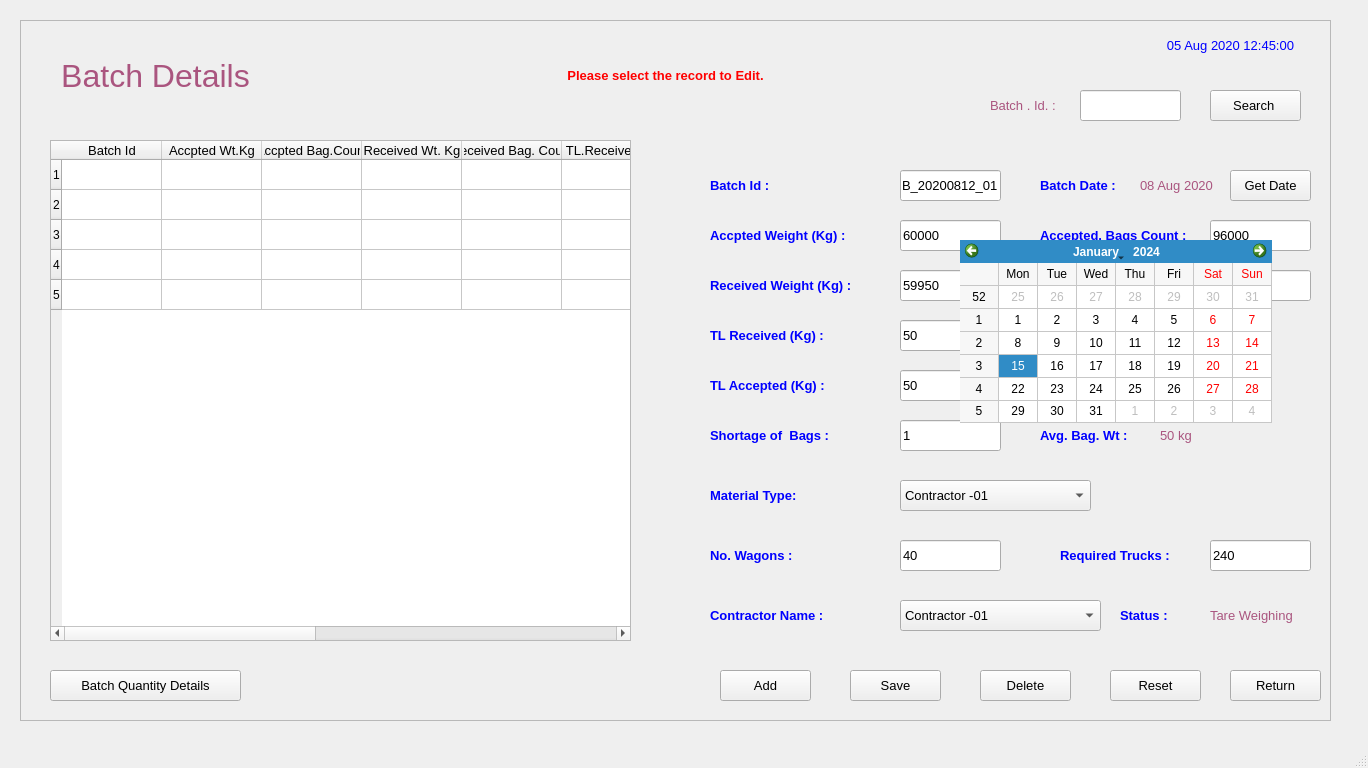
<?xml version="1.0" encoding="UTF-8"?>
<ui version="4.0">
 <class>MainWindow</class>
 <widget class="QMainWindow" name="MainWindow">
  <property name="geometry">
   <rect>
    <x>0</x>
    <y>0</y>
    <width>1368</width>
    <height>768</height>
   </rect>
  </property>
  <property name="baseSize">
   <size>
    <width>0</width>
    <height>0</height>
   </size>
  </property>
  <property name="windowTitle">
   <string>MainWindow</string>
  </property>
  <widget class="QWidget" name="centralwidget">
   <widget class="QFrame" name="frame">
    <property name="geometry">
     <rect>
      <x>20</x>
      <y>20</y>
      <width>1311</width>
      <height>701</height>
     </rect>
    </property>
    <property name="frameShape">
     <enum>QFrame::StyledPanel</enum>
    </property>
    <property name="frameShadow">
     <enum>QFrame::Raised</enum>
    </property>
    <widget class="QLabel" name="label">
     <property name="geometry">
      <rect>
       <x>10</x>
       <y>30</y>
       <width>251</width>
       <height>51</height>
      </rect>
     </property>
     <property name="font">
      <font>
       <pointsize>24</pointsize>
      </font>
     </property>
     <property name="styleSheet">
      <string notr="true">color: rgb(170, 85, 127);</string>
     </property>
     <property name="text">
      <string>Batch Details</string>
     </property>
     <property name="alignment">
      <set>Qt::AlignCenter</set>
     </property>
    </widget>
    <widget class="QLabel" name="label_20">
     <property name="geometry">
      <rect>
       <x>1120</x>
       <y>10</y>
       <width>181</width>
       <height>31</height>
      </rect>
     </property>
     <property name="font">
      <font>
       <family>MS Shell Dlg 2</family>
       <pointsize>10</pointsize>
       <weight>50</weight>
       <bold>false</bold>
       <underline>false</underline>
      </font>
     </property>
     <property name="styleSheet">
      <string notr="true">color: rgb(0, 0, 255);</string>
     </property>
     <property name="text">
      <string>05 Aug 2020 12:45:00</string>
     </property>
     <property name="alignment">
      <set>Qt::AlignCenter</set>
     </property>
    </widget>
    <widget class="QPushButton" name="pushButton_2">
     <property name="geometry">
      <rect>
       <x>700</x>
       <y>650</y>
       <width>91</width>
       <height>31</height>
      </rect>
     </property>
     <property name="font">
      <font>
       <pointsize>10</pointsize>
      </font>
     </property>
     <property name="text">
      <string>Add</string>
     </property>
    </widget>
    <widget class="QPushButton" name="pushButton_3">
     <property name="geometry">
      <rect>
       <x>830</x>
       <y>650</y>
       <width>91</width>
       <height>31</height>
      </rect>
     </property>
     <property name="font">
      <font>
       <pointsize>10</pointsize>
      </font>
     </property>
     <property name="text">
      <string>Save</string>
     </property>
    </widget>
    <widget class="QTableWidget" name="tableWidget">
     <property name="geometry">
      <rect>
       <x>30</x>
       <y>120</y>
       <width>581</width>
       <height>501</height>
      </rect>
     </property>
     <row>
      <property name="text">
       <string>1</string>
      </property>
     </row>
     <row>
      <property name="text">
       <string>2</string>
      </property>
     </row>
     <row>
      <property name="text">
       <string>3</string>
      </property>
     </row>
     <row>
      <property name="text">
       <string>4</string>
      </property>
     </row>
     <row>
      <property name="text">
       <string>5</string>
      </property>
     </row>
     <column>
      <property name="text">
       <string>Batch Id</string>
      </property>
      <property name="font">
       <font>
        <pointsize>10</pointsize>
       </font>
      </property>
     </column>
     <column>
      <property name="text">
       <string>Accpted Wt.Kg</string>
      </property>
      <property name="font">
       <font>
        <pointsize>10</pointsize>
       </font>
      </property>
     </column>
     <column>
      <property name="text">
       <string>Accpted Bag.Count</string>
      </property>
      <property name="font">
       <font>
        <pointsize>10</pointsize>
       </font>
      </property>
     </column>
     <column>
      <property name="text">
       <string>Received Wt. Kg</string>
      </property>
      <property name="font">
       <font>
        <pointsize>10</pointsize>
       </font>
      </property>
     </column>
     <column>
      <property name="text">
       <string>Received Bag. Count</string>
      </property>
      <property name="font">
       <font>
        <pointsize>10</pointsize>
       </font>
      </property>
     </column>
     <column>
      <property name="text">
       <string>TL.Received Kg</string>
      </property>
      <property name="font">
       <font>
        <pointsize>10</pointsize>
       </font>
      </property>
     </column>
     <column>
      <property name="text">
       <string>TL.Received %</string>
      </property>
      <property name="font">
       <font>
        <pointsize>10</pointsize>
       </font>
      </property>
     </column>
     <column>
      <property name="text">
       <string>TL Accpted Kg</string>
      </property>
      <property name="font">
       <font>
        <pointsize>10</pointsize>
       </font>
      </property>
     </column>
     <column>
      <property name="text">
       <string>TL Accpted %</string>
      </property>
      <property name="font">
       <font>
        <pointsize>10</pointsize>
       </font>
      </property>
     </column>
     <column>
      <property name="text">
       <string>Material Type</string>
      </property>
      <property name="font">
       <font>
        <pointsize>10</pointsize>
       </font>
      </property>
     </column>
     <column>
      <property name="text">
       <string>No. Wagons</string>
      </property>
      <property name="font">
       <font>
        <pointsize>10</pointsize>
       </font>
      </property>
     </column>
     <item row="0" column="0">
      <property name="text">
       <string/>
      </property>
      <property name="font">
       <font>
        <pointsize>10</pointsize>
       </font>
      </property>
     </item>
     <item row="0" column="1">
      <property name="font">
       <font>
        <pointsize>10</pointsize>
       </font>
      </property>
     </item>
     <item row="0" column="2">
      <property name="font">
       <font>
        <pointsize>10</pointsize>
       </font>
      </property>
     </item>
     <item row="0" column="3">
      <property name="font">
       <font>
        <pointsize>10</pointsize>
       </font>
      </property>
     </item>
     <item row="0" column="4">
      <property name="font">
       <font>
        <pointsize>10</pointsize>
       </font>
      </property>
     </item>
     <item row="0" column="5">
      <property name="font">
       <font>
        <pointsize>10</pointsize>
       </font>
      </property>
     </item>
     <item row="0" column="6">
      <property name="font">
       <font>
        <pointsize>10</pointsize>
       </font>
      </property>
     </item>
     <item row="0" column="7">
      <property name="font">
       <font>
        <pointsize>10</pointsize>
       </font>
      </property>
     </item>
     <item row="0" column="8">
      <property name="font">
       <font>
        <pointsize>10</pointsize>
       </font>
      </property>
     </item>
     <item row="0" column="9">
      <property name="font">
       <font>
        <pointsize>10</pointsize>
       </font>
      </property>
     </item>
     <item row="0" column="10">
      <property name="font">
       <font>
        <pointsize>10</pointsize>
       </font>
      </property>
     </item>
    </widget>
    <widget class="QLabel" name="label_21">
     <property name="geometry">
      <rect>
       <x>480</x>
       <y>30</y>
       <width>331</width>
       <height>51</height>
      </rect>
     </property>
     <property name="font">
      <font>
       <family>MS Sans Serif</family>
       <pointsize>10</pointsize>
       <weight>75</weight>
       <bold>true</bold>
       <underline>false</underline>
      </font>
     </property>
     <property name="styleSheet">
      <string notr="true">color: rgb(255, 0, 0);</string>
     </property>
     <property name="text">
      <string>Please select the record to Edit.</string>
     </property>
     <property name="alignment">
      <set>Qt::AlignCenter</set>
     </property>
    </widget>
    <widget class="QLabel" name="label_22">
     <property name="geometry">
      <rect>
       <x>690</x>
       <y>150</y>
       <width>111</width>
       <height>31</height>
      </rect>
     </property>
     <property name="font">
      <font>
       <family>MS Shell Dlg 2</family>
       <pointsize>10</pointsize>
       <weight>75</weight>
       <bold>true</bold>
       <underline>false</underline>
      </font>
     </property>
     <property name="styleSheet">
      <string notr="true">color: rgb(0, 0, 255);</string>
     </property>
     <property name="text">
      <string>Batch Id :</string>
     </property>
     <property name="alignment">
      <set>Qt::AlignLeading|Qt::AlignLeft|Qt::AlignVCenter</set>
     </property>
    </widget>
    <widget class="QLabel" name="label_23">
     <property name="geometry">
      <rect>
       <x>690</x>
       <y>200</y>
       <width>171</width>
       <height>31</height>
      </rect>
     </property>
     <property name="font">
      <font>
       <family>MS Shell Dlg 2</family>
       <pointsize>10</pointsize>
       <weight>75</weight>
       <bold>true</bold>
       <underline>false</underline>
      </font>
     </property>
     <property name="styleSheet">
      <string notr="true">color: rgb(0, 0, 255);</string>
     </property>
     <property name="text">
      <string>Accpted Weight (Kg) :</string>
     </property>
     <property name="alignment">
      <set>Qt::AlignLeading|Qt::AlignLeft|Qt::AlignVCenter</set>
     </property>
    </widget>
    <widget class="QLabel" name="label_24">
     <property name="geometry">
      <rect>
       <x>690</x>
       <y>460</y>
       <width>161</width>
       <height>31</height>
      </rect>
     </property>
     <property name="font">
      <font>
       <family>MS Shell Dlg 2</family>
       <pointsize>10</pointsize>
       <weight>75</weight>
       <bold>true</bold>
       <underline>false</underline>
      </font>
     </property>
     <property name="styleSheet">
      <string notr="true">color: rgb(0, 0, 255);</string>
     </property>
     <property name="text">
      <string>Material Type:</string>
     </property>
     <property name="alignment">
      <set>Qt::AlignLeading|Qt::AlignLeft|Qt::AlignVCenter</set>
     </property>
    </widget>
    <widget class="QLabel" name="label_25">
     <property name="geometry">
      <rect>
       <x>690</x>
       <y>520</y>
       <width>141</width>
       <height>31</height>
      </rect>
     </property>
     <property name="font">
      <font>
       <family>MS Shell Dlg 2</family>
       <pointsize>10</pointsize>
       <weight>75</weight>
       <bold>true</bold>
       <underline>false</underline>
      </font>
     </property>
     <property name="styleSheet">
      <string notr="true">color: rgb(0, 0, 255);</string>
     </property>
     <property name="text">
      <string>No. Wagons :</string>
     </property>
     <property name="alignment">
      <set>Qt::AlignLeading|Qt::AlignLeft|Qt::AlignVCenter</set>
     </property>
    </widget>
    <widget class="QLabel" name="label_28">
     <property name="geometry">
      <rect>
       <x>690</x>
       <y>580</y>
       <width>161</width>
       <height>31</height>
      </rect>
     </property>
     <property name="font">
      <font>
       <family>MS Shell Dlg 2</family>
       <pointsize>10</pointsize>
       <weight>75</weight>
       <bold>true</bold>
       <underline>false</underline>
      </font>
     </property>
     <property name="styleSheet">
      <string notr="true">color: rgb(0, 0, 255);</string>
     </property>
     <property name="text">
      <string>Contractor Name :</string>
     </property>
     <property name="alignment">
      <set>Qt::AlignLeading|Qt::AlignLeft|Qt::AlignVCenter</set>
     </property>
    </widget>
    <widget class="QLineEdit" name="lineEdit">
     <property name="geometry">
      <rect>
       <x>880</x>
       <y>200</y>
       <width>101</width>
       <height>31</height>
      </rect>
     </property>
     <property name="font">
      <font>
       <pointsize>10</pointsize>
      </font>
     </property>
     <property name="text">
      <string>60000</string>
     </property>
    </widget>
    <widget class="QLineEdit" name="lineEdit_3">
     <property name="geometry">
      <rect>
       <x>880</x>
       <y>520</y>
       <width>101</width>
       <height>31</height>
      </rect>
     </property>
     <property name="font">
      <font>
       <pointsize>10</pointsize>
      </font>
     </property>
     <property name="text">
      <string>40</string>
     </property>
    </widget>
    <widget class="QComboBox" name="comboBox">
     <property name="geometry">
      <rect>
       <x>880</x>
       <y>580</y>
       <width>201</width>
       <height>31</height>
      </rect>
     </property>
     <property name="font">
      <font>
       <pointsize>10</pointsize>
      </font>
     </property>
     <item>
      <property name="text">
       <string>Contractor -01</string>
      </property>
     </item>
     <item>
      <property name="text">
       <string>Contractor-02</string>
      </property>
     </item>
     <item>
      <property name="text">
       <string>Contractor-03</string>
      </property>
     </item>
    </widget>
    <widget class="QPushButton" name="pushButton_4">
     <property name="geometry">
      <rect>
       <x>960</x>
       <y>650</y>
       <width>91</width>
       <height>31</height>
      </rect>
     </property>
     <property name="font">
      <font>
       <pointsize>10</pointsize>
      </font>
     </property>
     <property name="text">
      <string>Delete</string>
     </property>
    </widget>
    <widget class="QPushButton" name="pushButton_5">
     <property name="geometry">
      <rect>
       <x>1090</x>
       <y>650</y>
       <width>91</width>
       <height>31</height>
      </rect>
     </property>
     <property name="font">
      <font>
       <pointsize>10</pointsize>
      </font>
     </property>
     <property name="text">
      <string>Reset</string>
     </property>
    </widget>
    <widget class="QLineEdit" name="lineEdit_7">
     <property name="geometry">
      <rect>
       <x>1060</x>
       <y>70</y>
       <width>101</width>
       <height>31</height>
      </rect>
     </property>
     <property name="font">
      <font>
       <pointsize>10</pointsize>
      </font>
     </property>
     <property name="text">
      <string/>
     </property>
    </widget>
    <widget class="QPushButton" name="pushButton_6">
     <property name="geometry">
      <rect>
       <x>1190</x>
       <y>70</y>
       <width>91</width>
       <height>31</height>
      </rect>
     </property>
     <property name="font">
      <font>
       <pointsize>10</pointsize>
      </font>
     </property>
     <property name="text">
      <string>Search </string>
     </property>
    </widget>
    <widget class="QLabel" name="label_3">
     <property name="geometry">
      <rect>
       <x>970</x>
       <y>70</y>
       <width>81</width>
       <height>31</height>
      </rect>
     </property>
     <property name="font">
      <font>
       <family>MS Sans Serif</family>
       <pointsize>10</pointsize>
      </font>
     </property>
     <property name="styleSheet">
      <string notr="true">color: rgb(170, 85, 127);</string>
     </property>
     <property name="text">
      <string>Batch . Id. :</string>
     </property>
     <property name="alignment">
      <set>Qt::AlignLeading|Qt::AlignLeft|Qt::AlignVCenter</set>
     </property>
    </widget>
    <widget class="QLabel" name="label_30">
     <property name="geometry">
      <rect>
       <x>690</x>
       <y>400</y>
       <width>141</width>
       <height>31</height>
      </rect>
     </property>
     <property name="font">
      <font>
       <family>MS Shell Dlg 2</family>
       <pointsize>10</pointsize>
       <weight>75</weight>
       <bold>true</bold>
       <underline>false</underline>
      </font>
     </property>
     <property name="styleSheet">
      <string notr="true">color: rgb(0, 0, 255);</string>
     </property>
     <property name="text">
      <string>Shortage of  Bags :</string>
     </property>
     <property name="alignment">
      <set>Qt::AlignLeading|Qt::AlignLeft|Qt::AlignVCenter</set>
     </property>
    </widget>
    <widget class="QLineEdit" name="lineEdit_8">
     <property name="geometry">
      <rect>
       <x>880</x>
       <y>400</y>
       <width>101</width>
       <height>31</height>
      </rect>
     </property>
     <property name="font">
      <font>
       <pointsize>10</pointsize>
      </font>
     </property>
     <property name="text">
      <string>1</string>
     </property>
    </widget>
    <widget class="QLabel" name="label_31">
     <property name="geometry">
      <rect>
       <x>1020</x>
       <y>200</y>
       <width>161</width>
       <height>31</height>
      </rect>
     </property>
     <property name="font">
      <font>
       <family>MS Shell Dlg 2</family>
       <pointsize>10</pointsize>
       <weight>75</weight>
       <bold>true</bold>
       <underline>false</underline>
      </font>
     </property>
     <property name="styleSheet">
      <string notr="true">color: rgb(0, 0, 255);</string>
     </property>
     <property name="text">
      <string>Accepted. Bags Count :</string>
     </property>
     <property name="alignment">
      <set>Qt::AlignLeading|Qt::AlignLeft|Qt::AlignVCenter</set>
     </property>
    </widget>
    <widget class="QLineEdit" name="lineEdit_9">
     <property name="geometry">
      <rect>
       <x>1190</x>
       <y>200</y>
       <width>101</width>
       <height>31</height>
      </rect>
     </property>
     <property name="font">
      <font>
       <pointsize>10</pointsize>
      </font>
     </property>
     <property name="text">
      <string>96000</string>
     </property>
    </widget>
    <widget class="QLabel" name="label_32">
     <property name="geometry">
      <rect>
       <x>1020</x>
       <y>400</y>
       <width>111</width>
       <height>31</height>
      </rect>
     </property>
     <property name="font">
      <font>
       <family>MS Shell Dlg 2</family>
       <pointsize>10</pointsize>
       <weight>75</weight>
       <bold>true</bold>
       <underline>false</underline>
      </font>
     </property>
     <property name="styleSheet">
      <string notr="true">color: rgb(0, 0, 255);</string>
     </property>
     <property name="text">
      <string>Avg. Bag. Wt :</string>
     </property>
     <property name="alignment">
      <set>Qt::AlignLeading|Qt::AlignLeft|Qt::AlignVCenter</set>
     </property>
    </widget>
    <widget class="QLabel" name="label_5">
     <property name="geometry">
      <rect>
       <x>1140</x>
       <y>400</y>
       <width>91</width>
       <height>31</height>
      </rect>
     </property>
     <property name="font">
      <font>
       <pointsize>10</pointsize>
      </font>
     </property>
     <property name="styleSheet">
      <string notr="true">color: rgb(170, 85, 127);</string>
     </property>
     <property name="text">
      <string>50 kg</string>
     </property>
     <property name="alignment">
      <set>Qt::AlignLeading|Qt::AlignLeft|Qt::AlignVCenter</set>
     </property>
    </widget>
    <widget class="QPushButton" name="pushButton_7">
     <property name="geometry">
      <rect>
       <x>30</x>
       <y>650</y>
       <width>191</width>
       <height>31</height>
      </rect>
     </property>
     <property name="font">
      <font>
       <pointsize>10</pointsize>
      </font>
     </property>
     <property name="text">
      <string>Batch Quantity Details</string>
     </property>
    </widget>
    <widget class="QLabel" name="label_33">
     <property name="geometry">
      <rect>
       <x>1020</x>
       <y>150</y>
       <width>111</width>
       <height>31</height>
      </rect>
     </property>
     <property name="font">
      <font>
       <family>MS Shell Dlg 2</family>
       <pointsize>10</pointsize>
       <weight>75</weight>
       <bold>true</bold>
       <underline>false</underline>
      </font>
     </property>
     <property name="styleSheet">
      <string notr="true">color: rgb(0, 0, 255);</string>
     </property>
     <property name="text">
      <string>Batch Date :</string>
     </property>
     <property name="alignment">
      <set>Qt::AlignLeading|Qt::AlignLeft|Qt::AlignVCenter</set>
     </property>
    </widget>
    <widget class="QLabel" name="label_6">
     <property name="geometry">
      <rect>
       <x>1120</x>
       <y>150</y>
       <width>91</width>
       <height>31</height>
      </rect>
     </property>
     <property name="font">
      <font>
       <pointsize>10</pointsize>
      </font>
     </property>
     <property name="styleSheet">
      <string notr="true">color: rgb(170, 85, 127);</string>
     </property>
     <property name="text">
      <string>08 Aug 2020</string>
     </property>
     <property name="alignment">
      <set>Qt::AlignLeading|Qt::AlignLeft|Qt::AlignVCenter</set>
     </property>
    </widget>
    <widget class="QPushButton" name="pushButton_8">
     <property name="geometry">
      <rect>
       <x>1210</x>
       <y>150</y>
       <width>81</width>
       <height>31</height>
      </rect>
     </property>
     <property name="font">
      <font>
       <pointsize>10</pointsize>
      </font>
     </property>
     <property name="text">
      <string>Get Date</string>
     </property>
    </widget>
    <widget class="QLabel" name="label_26">
     <property name="geometry">
      <rect>
       <x>690</x>
       <y>250</y>
       <width>171</width>
       <height>31</height>
      </rect>
     </property>
     <property name="font">
      <font>
       <family>MS Shell Dlg 2</family>
       <pointsize>10</pointsize>
       <weight>75</weight>
       <bold>true</bold>
       <underline>false</underline>
      </font>
     </property>
     <property name="styleSheet">
      <string notr="true">color: rgb(0, 0, 255);</string>
     </property>
     <property name="text">
      <string>Received Weight (Kg) :</string>
     </property>
     <property name="alignment">
      <set>Qt::AlignLeading|Qt::AlignLeft|Qt::AlignVCenter</set>
     </property>
    </widget>
    <widget class="QLineEdit" name="lineEdit_4">
     <property name="geometry">
      <rect>
       <x>880</x>
       <y>250</y>
       <width>101</width>
       <height>31</height>
      </rect>
     </property>
     <property name="font">
      <font>
       <pointsize>10</pointsize>
      </font>
     </property>
     <property name="text">
      <string>59950</string>
     </property>
    </widget>
    <widget class="QLabel" name="label_34">
     <property name="geometry">
      <rect>
       <x>1020</x>
       <y>250</y>
       <width>161</width>
       <height>31</height>
      </rect>
     </property>
     <property name="font">
      <font>
       <family>MS Shell Dlg 2</family>
       <pointsize>10</pointsize>
       <weight>75</weight>
       <bold>true</bold>
       <underline>false</underline>
      </font>
     </property>
     <property name="styleSheet">
      <string notr="true">color: rgb(0, 0, 255);</string>
     </property>
     <property name="text">
      <string>Received. Bags Count :</string>
     </property>
     <property name="alignment">
      <set>Qt::AlignLeading|Qt::AlignLeft|Qt::AlignVCenter</set>
     </property>
    </widget>
    <widget class="QLineEdit" name="lineEdit_10">
     <property name="geometry">
      <rect>
       <x>1190</x>
       <y>250</y>
       <width>101</width>
       <height>31</height>
      </rect>
     </property>
     <property name="font">
      <font>
       <pointsize>10</pointsize>
      </font>
     </property>
     <property name="text">
      <string>59999</string>
     </property>
    </widget>
    <widget class="QLabel" name="label_27">
     <property name="geometry">
      <rect>
       <x>690</x>
       <y>300</y>
       <width>141</width>
       <height>31</height>
      </rect>
     </property>
     <property name="font">
      <font>
       <family>MS Shell Dlg 2</family>
       <pointsize>10</pointsize>
       <weight>75</weight>
       <bold>true</bold>
       <underline>false</underline>
      </font>
     </property>
     <property name="styleSheet">
      <string notr="true">color: rgb(0, 0, 255);</string>
     </property>
     <property name="text">
      <string>TL Received (Kg) :</string>
     </property>
     <property name="alignment">
      <set>Qt::AlignLeading|Qt::AlignLeft|Qt::AlignVCenter</set>
     </property>
    </widget>
    <widget class="QLineEdit" name="lineEdit_5">
     <property name="geometry">
      <rect>
       <x>880</x>
       <y>300</y>
       <width>101</width>
       <height>31</height>
      </rect>
     </property>
     <property name="font">
      <font>
       <pointsize>10</pointsize>
      </font>
     </property>
     <property name="text">
      <string>50</string>
     </property>
    </widget>
    <widget class="QLabel" name="label_29">
     <property name="geometry">
      <rect>
       <x>1020</x>
       <y>300</y>
       <width>141</width>
       <height>31</height>
      </rect>
     </property>
     <property name="font">
      <font>
       <family>MS Shell Dlg 2</family>
       <pointsize>10</pointsize>
       <weight>75</weight>
       <bold>true</bold>
       <underline>false</underline>
      </font>
     </property>
     <property name="styleSheet">
      <string notr="true">color: rgb(0, 0, 255);</string>
     </property>
     <property name="text">
      <string>TL Received( %) :</string>
     </property>
     <property name="alignment">
      <set>Qt::AlignLeading|Qt::AlignLeft|Qt::AlignVCenter</set>
     </property>
    </widget>
    <widget class="QLabel" name="label_7">
     <property name="geometry">
      <rect>
       <x>1190</x>
       <y>300</y>
       <width>91</width>
       <height>31</height>
      </rect>
     </property>
     <property name="font">
      <font>
       <pointsize>10</pointsize>
      </font>
     </property>
     <property name="styleSheet">
      <string notr="true">color: rgb(170, 85, 127);</string>
     </property>
     <property name="text">
      <string>0.005%</string>
     </property>
     <property name="alignment">
      <set>Qt::AlignLeading|Qt::AlignLeft|Qt::AlignVCenter</set>
     </property>
    </widget>
    <widget class="QLabel" name="label_35">
     <property name="geometry">
      <rect>
       <x>690</x>
       <y>350</y>
       <width>141</width>
       <height>31</height>
      </rect>
     </property>
     <property name="font">
      <font>
       <family>MS Shell Dlg 2</family>
       <pointsize>10</pointsize>
       <weight>75</weight>
       <bold>true</bold>
       <underline>false</underline>
      </font>
     </property>
     <property name="styleSheet">
      <string notr="true">color: rgb(0, 0, 255);</string>
     </property>
     <property name="text">
      <string>TL Accepted (Kg) :</string>
     </property>
     <property name="alignment">
      <set>Qt::AlignLeading|Qt::AlignLeft|Qt::AlignVCenter</set>
     </property>
    </widget>
    <widget class="QLineEdit" name="lineEdit_6">
     <property name="geometry">
      <rect>
       <x>880</x>
       <y>350</y>
       <width>101</width>
       <height>31</height>
      </rect>
     </property>
     <property name="font">
      <font>
       <pointsize>10</pointsize>
      </font>
     </property>
     <property name="text">
      <string>50</string>
     </property>
    </widget>
    <widget class="QLabel" name="label_36">
     <property name="geometry">
      <rect>
       <x>1020</x>
       <y>350</y>
       <width>141</width>
       <height>31</height>
      </rect>
     </property>
     <property name="font">
      <font>
       <family>MS Shell Dlg 2</family>
       <pointsize>10</pointsize>
       <weight>75</weight>
       <bold>true</bold>
       <underline>false</underline>
      </font>
     </property>
     <property name="styleSheet">
      <string notr="true">color: rgb(0, 0, 255);</string>
     </property>
     <property name="text">
      <string>TL Accpted( %) :</string>
     </property>
     <property name="alignment">
      <set>Qt::AlignLeading|Qt::AlignLeft|Qt::AlignVCenter</set>
     </property>
    </widget>
    <widget class="QLabel" name="label_8">
     <property name="geometry">
      <rect>
       <x>1190</x>
       <y>350</y>
       <width>91</width>
       <height>31</height>
      </rect>
     </property>
     <property name="font">
      <font>
       <pointsize>10</pointsize>
      </font>
     </property>
     <property name="styleSheet">
      <string notr="true">color: rgb(170, 85, 127);</string>
     </property>
     <property name="text">
      <string>0.005%</string>
     </property>
     <property name="alignment">
      <set>Qt::AlignLeading|Qt::AlignLeft|Qt::AlignVCenter</set>
     </property>
    </widget>
    <widget class="QLabel" name="label_37">
     <property name="geometry">
      <rect>
       <x>1100</x>
       <y>580</y>
       <width>71</width>
       <height>31</height>
      </rect>
     </property>
     <property name="font">
      <font>
       <family>MS Shell Dlg 2</family>
       <pointsize>10</pointsize>
       <weight>75</weight>
       <bold>true</bold>
       <underline>false</underline>
      </font>
     </property>
     <property name="styleSheet">
      <string notr="true">color: rgb(0, 0, 255);</string>
     </property>
     <property name="text">
      <string>Status :</string>
     </property>
     <property name="alignment">
      <set>Qt::AlignLeading|Qt::AlignLeft|Qt::AlignVCenter</set>
     </property>
    </widget>
    <widget class="QLabel" name="label_4">
     <property name="geometry">
      <rect>
       <x>1190</x>
       <y>580</y>
       <width>101</width>
       <height>31</height>
      </rect>
     </property>
     <property name="font">
      <font>
       <pointsize>10</pointsize>
      </font>
     </property>
     <property name="styleSheet">
      <string notr="true">color: rgb(170, 85, 127);</string>
     </property>
     <property name="text">
      <string>Tare Weighing</string>
     </property>
     <property name="alignment">
      <set>Qt::AlignLeading|Qt::AlignLeft|Qt::AlignVCenter</set>
     </property>
    </widget>
    <widget class="QLabel" name="label_38">
     <property name="geometry">
      <rect>
       <x>1040</x>
       <y>520</y>
       <width>131</width>
       <height>31</height>
      </rect>
     </property>
     <property name="font">
      <font>
       <family>MS Shell Dlg 2</family>
       <pointsize>10</pointsize>
       <weight>75</weight>
       <bold>true</bold>
       <underline>false</underline>
      </font>
     </property>
     <property name="styleSheet">
      <string notr="true">color: rgb(0, 0, 255);</string>
     </property>
     <property name="text">
      <string>Required Trucks :</string>
     </property>
     <property name="alignment">
      <set>Qt::AlignLeading|Qt::AlignLeft|Qt::AlignVCenter</set>
     </property>
    </widget>
    <widget class="QLineEdit" name="lineEdit_11">
     <property name="geometry">
      <rect>
       <x>1190</x>
       <y>520</y>
       <width>101</width>
       <height>31</height>
      </rect>
     </property>
     <property name="font">
      <font>
       <pointsize>10</pointsize>
      </font>
     </property>
     <property name="text">
      <string>240</string>
     </property>
    </widget>
    <widget class="QPushButton" name="pushButton_9">
     <property name="geometry">
      <rect>
       <x>1210</x>
       <y>650</y>
       <width>91</width>
       <height>31</height>
      </rect>
     </property>
     <property name="font">
      <font>
       <pointsize>10</pointsize>
      </font>
     </property>
     <property name="text">
      <string>Return</string>
     </property>
    </widget>
    <widget class="QCalendarWidget" name="calendarWidget">
     <property name="geometry">
      <rect>
       <x>940</x>
       <y>220</y>
       <width>312</width>
       <height>183</height>
      </rect>
     </property>
     <property name="gridVisible">
      <bool>true</bool>
     </property>
    </widget>
    <widget class="QLineEdit" name="lineEdit_12">
     <property name="geometry">
      <rect>
       <x>880</x>
       <y>150</y>
       <width>101</width>
       <height>31</height>
      </rect>
     </property>
     <property name="font">
      <font>
       <pointsize>10</pointsize>
      </font>
     </property>
     <property name="text">
      <string>B_20200812_01</string>
     </property>
    </widget>
    <widget class="QComboBox" name="comboBox_2">
     <property name="geometry">
      <rect>
       <x>880</x>
       <y>460</y>
       <width>191</width>
       <height>31</height>
      </rect>
     </property>
     <property name="font">
      <font>
       <pointsize>10</pointsize>
      </font>
     </property>
     <item>
      <property name="text">
       <string>Contractor -01</string>
      </property>
     </item>
     <item>
      <property name="text">
       <string>Contractor-02</string>
      </property>
     </item>
     <item>
      <property name="text">
       <string>Contractor-03</string>
      </property>
     </item>
    </widget>
   </widget>
  </widget>
  <widget class="QMenuBar" name="menubar">
   <property name="geometry">
    <rect>
     <x>0</x>
     <y>0</y>
     <width>1368</width>
     <height>21</height>
    </rect>
   </property>
  </widget>
  <widget class="QStatusBar" name="statusbar"/>
 </widget>
 <resources/>
 <connections/>
</ui>
